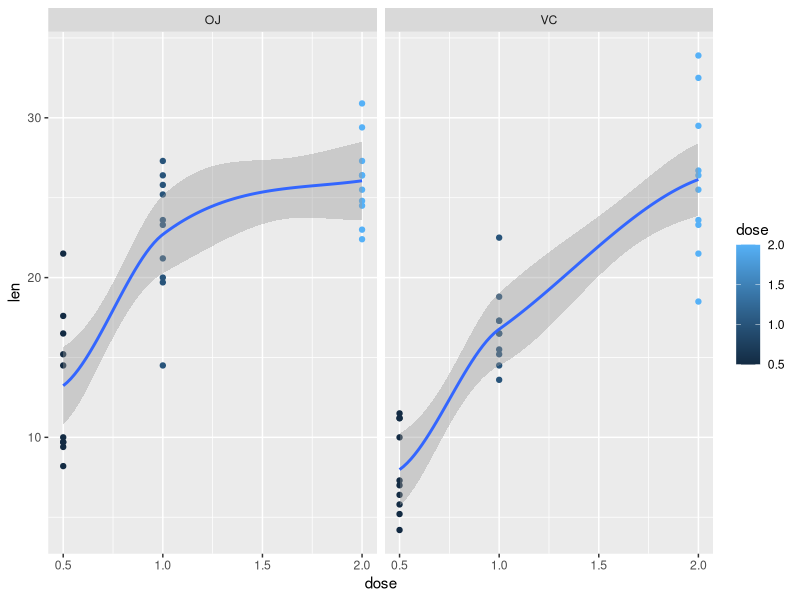

Write R code to recreate this figure.
## ---- chunk 1
library(datasets)
data("ToothGrowth")
summary(ToothGrowth)
## ---- chunk 2
library(ggplot2)
g <- ggplot(data=ToothGrowth, aes(dose, len, group = supp))
g <- g + facet_grid(facets = .~supp)
g <- g + geom_point(aes(colour = dose))
g <- g + geom_smooth(stat = "smooth", method = "loess")
suppressWarnings(print(g))
## ---- chunk 3
t.test(ToothGrowth$len[ToothGrowth$supp == 'VC'], ToothGrowth$len[ToothGrowth$supp == 'OJ'], 
    var.equal = FALSE, paired = FALSE, alternative="less")
## ---- chunk 4
t.test(ToothGrowth$len[ToothGrowth$dos == 0.5], ToothGrowth$len[ToothGrowth$dos == 1.0], 
    var.equal = FALSE, paired = FALSE, alternative="less")
## ---- chunk 5
t.test(ToothGrowth$len[ToothGrowth$dos == 1.0], ToothGrowth$len[ToothGrowth$dos == 2.0], 
    var.equal = FALSE, paired = FALSE, alternative="less")
